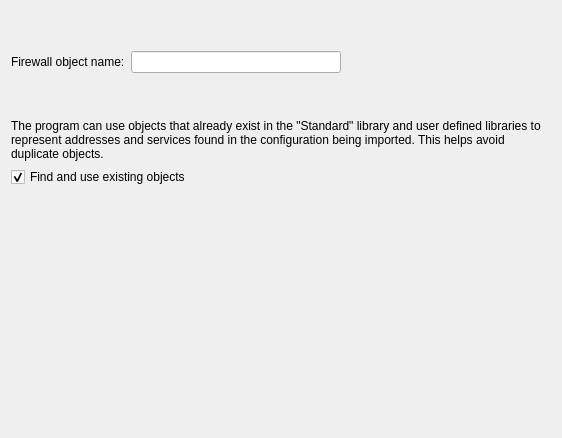
<?xml version="1.0" encoding="UTF-8"?>
<ui version="4.0">
 <class>ImportFirewallNamePage_q</class>
 <widget class="QWizardPage" name="ImportFirewallNamePage_q">
  <property name="geometry">
   <rect>
    <x>0</x>
    <y>0</y>
    <width>562</width>
    <height>438</height>
   </rect>
  </property>
  <property name="windowTitle">
   <string>WizardPage</string>
  </property>
  <property name="title">
   <string>Enter firewall object name</string>
  </property>
  <layout class="QGridLayout" name="gridLayout_2">
   <item row="0" column="2">
    <spacer name="verticalSpacer_2">
     <property name="orientation">
      <enum>Qt::Orientation::Vertical</enum>
     </property>
     <property name="sizeType">
      <enum>QSizePolicy::Policy::Fixed</enum>
     </property>
     <property name="sizeHint" stdset="0">
      <size>
       <width>20</width>
       <height>40</height>
      </size>
     </property>
    </spacer>
   </item>
   <item row="1" column="0" colspan="3">
    <layout class="QHBoxLayout" name="horizontalLayout">
     <item>
      <widget class="QLabel" name="label">
       <property name="text">
        <string>Firewall object name:</string>
       </property>
      </widget>
     </item>
     <item>
      <widget class="QLineEdit" name="firewallName"/>
     </item>
     <item>
      <spacer name="horizontalSpacer">
       <property name="orientation">
        <enum>Qt::Orientation::Horizontal</enum>
       </property>
       <property name="sizeHint" stdset="0">
        <size>
         <width>199</width>
         <height>20</height>
        </size>
       </property>
      </spacer>
     </item>
    </layout>
   </item>
   <item row="2" column="1">
    <spacer name="verticalSpacer_3">
     <property name="orientation">
      <enum>Qt::Orientation::Vertical</enum>
     </property>
     <property name="sizeType">
      <enum>QSizePolicy::Policy::Fixed</enum>
     </property>
     <property name="sizeHint" stdset="0">
      <size>
       <width>20</width>
       <height>40</height>
      </size>
     </property>
    </spacer>
   </item>
   <item row="3" column="0" colspan="3">
    <layout class="QGridLayout" name="gridLayout">
     <item row="0" column="0">
      <widget class="QLabel" name="label_2">
       <property name="text">
        <string>The program can use objects that already exist in the "Standard" library and user defined libraries to represent addresses and services found in the configuration being imported. This helps avoid duplicate objects.</string>
       </property>
       <property name="wordWrap">
        <bool>true</bool>
       </property>
      </widget>
     </item>
     <item row="1" column="0">
      <widget class="QCheckBox" name="deduplicateOnImport">
       <property name="toolTip">
        <string>A service that assigns a connection tracking helper, such as the standard
FTP service, is not used in place of a plain one, or the imported rule
would do more than the rule it came from.</string>
       </property>
       <property name="text">
        <string>Find and use existing objects</string>
       </property>
       <property name="checked">
        <bool>true</bool>
       </property>
      </widget>
     </item>
    </layout>
   </item>
   <item row="4" column="0">
    <spacer name="verticalSpacer">
     <property name="orientation">
      <enum>Qt::Orientation::Vertical</enum>
     </property>
     <property name="sizeHint" stdset="0">
      <size>
       <width>20</width>
       <height>387</height>
      </size>
     </property>
    </spacer>
   </item>
  </layout>
 </widget>
 <resources/>
 <connections/>
</ui>
